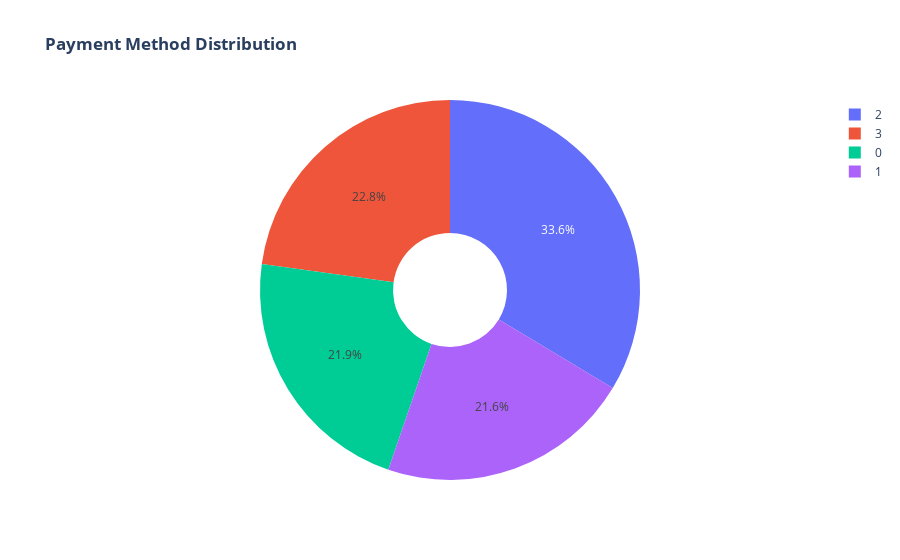

The code cell stored with this chart in its notebook:
### Markdown cell above
About 75% of customer with Month-to-Month Contract opted to move out as compared to 13% of customrs with One Year Contract and 3% with Two Year Contract

### Code cell
labels = df['PaymentMethod'].unique()
values = df['PaymentMethod'].value_counts()

fig = go.Figure(data=[go.Pie(labels=labels, values=values, hole=.3)])
fig.update_layout(title_text="<b>Payment Method Distribution</b>")
fig.show()

### Figure 1 — Plotly figure (JSON) as saved in the notebook; plotly's stock layout.template omitted (floating-point values rounded to 4 significant figures)
{"data": [{"hole": 0.3, "labels": [2, 3, 0, 1], "type": "pie", "values": [2365, 1604, 1542, 1521]}], "layout": {"title": {"text": "<b>Payment Method Distribution</b>"}}}
